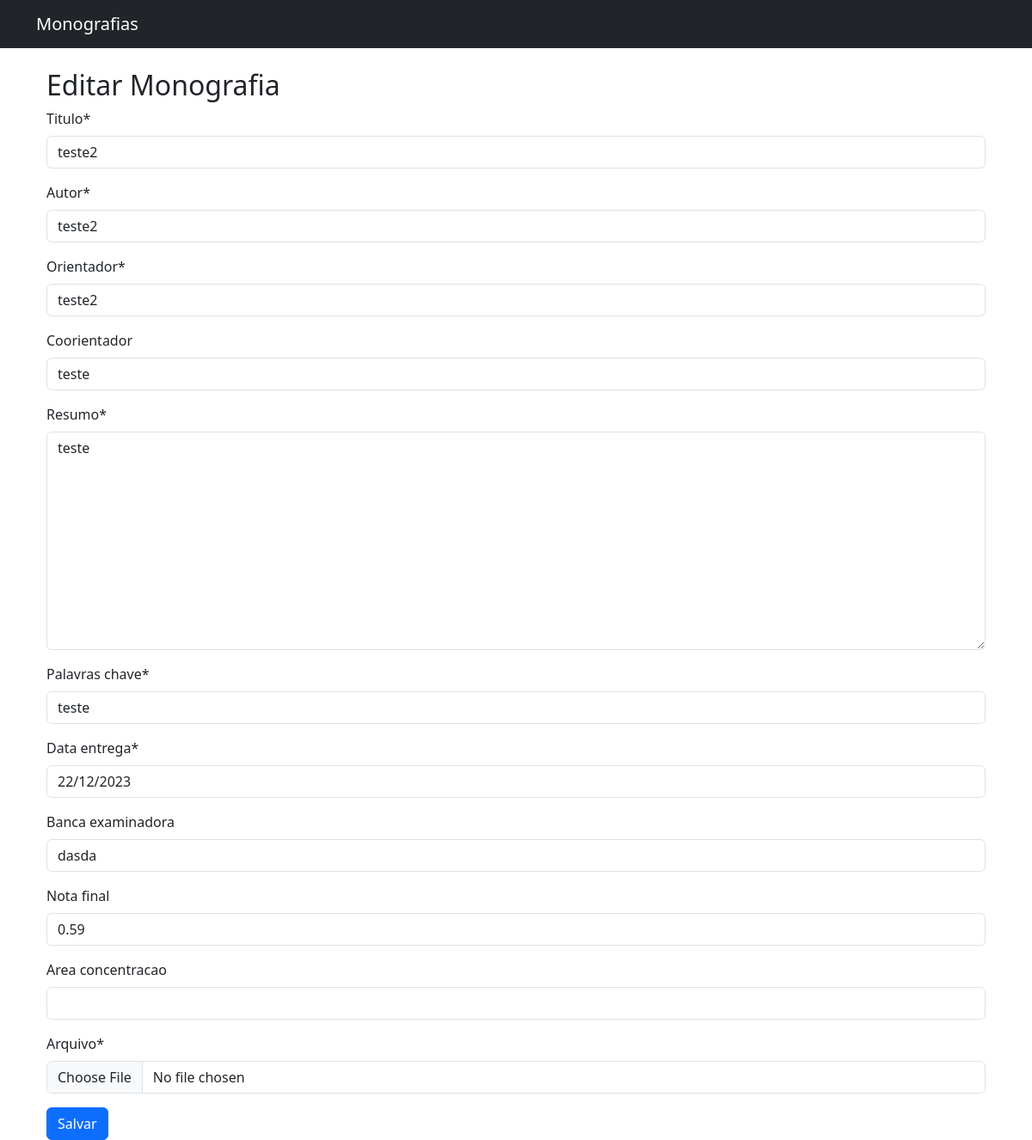
The app's page /monografias/editar/2/ with its own data.
### monografias/models.py (models this page shows, shortened)
class Monografia(models.Model):
    titulo = models.CharField(max_length=100)
    autor = models.CharField(max_length=100)
    orientador = models.CharField(max_length=100)
    coorientador = models.CharField(max_length=100, blank=True, null=True)
    resumo = models.TextField()
    palavras_chave = models.CharField(max_length=100)
    data_entrega = models.DateField()
    banca_examinadora = models.CharField(max_length=100, blank=True, null=True)
    nota_final = models.DecimalField(max_digits=5, decimal_places=2, blank=True, null=True)
    area_concentracao = models.CharField(max_length=100, blank=True, null=True)
    arquivo = models.FileField(upload_to='monografias/%Y/%m/%d')

### monografias/views.py (the view)
# urls.py: path('editar/<int:pk>/', EditarMonografia.as_view(), name='editar_monografia'),
class EditarMonografia(UpdateView):
    model = Monografia
    form_class = MonografiaForm
    template_name = 'editar_monografia.html'
    success_url = reverse_lazy('listar_monografias')

### monografias/forms.py
class MonografiaForm(forms.ModelForm):
    class Meta:
        model = Monografia
        fields = '__all__'

### templates/editar_monografia.html (shortened to what this page needs)
{% extends 'base.html' %}
{% load crispy_forms_tags %}
{% block content %}
<div class="container mt-4">
    <h2>Editar Monografia</h2>
    <form method="post" enctype="multipart/form-data">
        {{ form|crispy }}
        <button type="submit" class="btn btn-primary">Salvar</button>
    </form>
</div>
{% endblock %}

### records on screen
Monografia: titulo "teste2", autor "teste2", orientador "teste2", coorientador "teste", resumo "teste", palavras_chave "teste", data_entrega "22/12/2023", banca_examinadora "dasda", nota_final "0.59"
